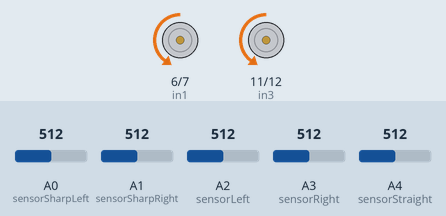
Bench run of a sketch on a simulated Arduino Uno, built with avr-gcc and run on an emulated ATmega328P. On the bench: motor-driver pin pairs drawn as motors (green arrow = first pin HIGH = forward, orange = second pin HIGH = backward, longer = more drive, scaled by the enable pin). The inputs (shaded band) are chosen by the test bench; at power-on: A0 (sensorSharpLeft) = 512, A1 (sensorSharpRight) = 512, A2 (sensorLeft) = 512, A3 (sensorRight) = 512, A4 (sensorStraight) = 512. What the sketch prints to the serial monitor is not drawn.

Above: at 0.2 s.
Timing chart, 0 to 1.7 s (numbered marks = the images above):
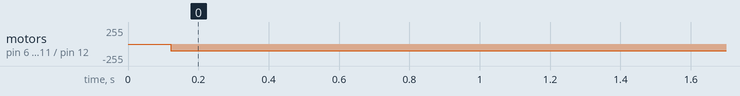

The sketch:

onesensor_and_one_motor.ino
```cpp
#include<string.h>


/*     we have 5 sensors arranged like this...


                                                                                   [2]
                                                                                   straight
                                                                     [1]                           [3]
                                                                     Left                          Right
                                                   [0]                                                              [4]
                                                   sharpLeft                                                        sharpRight


*we read from all 5 sensors with very small delays in between readings to prevent interference on the single ADC
*in this version we implemented 5 functions for motor motion (go straight, turn sharp left, turn left, turn sharpright, turn right, start/stop)
*left motor is motor A, right motor is motor B
*/

//reading variables for sensors
int readingSharpLeft;
int readingSharpRight;
int readingLeft;
int readingRight;
int readingStraight;


//booleans used in toggles
bool startmotion;
bool buttonpress0;
bool buttonpress1;


#define enA 9                    //enable motor A
#define enB 10                   //enable motor B
#define in1 6                    //for motor A
#define in2 7                    //for motor B
#define in3 11                   //for motor B
#define in4 12                   //for motor B
#define button 4


#define sensorSharpLeft A0
#define sensorSharpRight A1
#define sensorLeft A2
#define sensorRight A3
#define sensorStraight A4


int speedP;                       //speed of motor
int pwmOutputA = 0;
int pwmOutputB = 0;


void check_button()                   //assuming the button gives 1 when pressed down
{
  buttonpress0 = buttonpress1;
  buttonpress1 = digitalRead(button);
}


void turnSharpLeft()
{
  pwmOutputA = 40;
  pwmOutputB = 0;
  analogWrite(enA, pwmOutputA); // Send PWM signal to L298N Enable pin
  analogWrite(enB, pwmOutputB); // Send PWM signal to L298N Enable pin
  delay(20);
}


void turnSharpRight()
{
  pwmOutputB = 40;
  pwmOutputA = 0;
  analogWrite(enA, pwmOutputA); // Send PWM signal to L298N Enable pin
  analogWrite(enB, pwmOutputB); // Send PWM signal to L298N Enable pin
  delay(20);
}


void turnLeft()
{
  pwmOutputA = 80;
  pwmOutputB = 30;
  analogWrite(enA, pwmOutputA); // Send PWM signal to L298N Enable pin
  analogWrite(enB, pwmOutputB); // Send PWM signal to L298N Enable pin
  delay(20);
}


void turnRight()
{
  pwmOutputB = 80;
  pwmOutputA = 30;
  analogWrite(enA, pwmOutputA); // Send PWM signal to L298N Enable pin
  analogWrite(enB, pwmOutputB); // Send PWM signal to L298N Enable pin
  delay(20);
}

void goStraight()
{
  pwmOutputB = 100;
  pwmOutputA = 100;
  analogWrite(enA, pwmOutputA); // Send PWM signal to L298N Enable pin
  analogWrite(enB, pwmOutputB); // Send PWM signal to L298N Enable pin
  delay(20);
}


void setup(){
  Serial.begin(9600);
  delay(50);
  pinMode(A3, INPUT);
  pinMode(A4, INPUT);
  pinMode(A0, INPUT);
  pinMode(A2, INPUT);
  pinMode(A1, INPUT);


  pinMode(enA, OUTPUT);
  pinMode(in1, OUTPUT);
  pinMode(in2, OUTPUT);
  pinMode(in3, OUTPUT);
  pinMode(in4, OUTPUT);
  Serial.println("hello1");

//ASSUMING ONE DIRECTION ONLYYYYY
//IE (WHEN SHARP TURNING LEFT, WE HOLD ONE MOTOR AT SPEED 0 WHILE THE OTHER AT ANY SMALL SPEED)
  digitalWrite(in1, LOW);
  digitalWrite(in2, HIGH);

  digitalWrite(in3, LOW);
  digitalWrite(in4, HIGH);


  startmotion = false;


}

//dunno about those variables but they are used for timers instead of delays
unsigned long t0 = 0;
unsigned long t1 = 0;
bool flag = false;

void loop(){


  readingSharpLeft = analogRead(sensorSharpLeft);
  delay(10);
  readingSharpRight = analogRead(sensorSharpRight);
  delay(10);
  readingLeft = analogRead(sensorLeft);
  delay(10);
  readingRight = analogRead(sensorRight);
  delay(10);
  readingStraight = analogRead(sensorStraight);
  delay(10);

  Serial.println(readingSharpLeft);
  Serial.print("   ");
  Serial.print(readingLeft);
  Serial.print("    ");
  Serial.print(readingStraight);
  Serial.print("    ");
  Serial.print(readingRight);
  Serial.print("    ");
  Serial.print(readingSharpRight);
  Serial.print("    ");
  delay(20);


//toggle motion to start/stop,  when coming to a stop you don't do anything and stuck in an infinite loop, when starting from beginning you check for button press then start motion.
if((readingSharpLeft & readingSharpRight == 0) && (!startmotion))
{
  while(!startmotion)
  {
      check_button();
      if((buttonpress1 == false) && (buttonpress0 == true))
      {
        startmotion = true;
        break;
      }
  }
  goStraight();                                                     //we go straight until we get out of the start/stop pit
}

else
{

    startmotion = false;                                         //resetting the variable right after we get out of the start/stop pit

    if(readingSharpLeft == 0)
    {
      turnSharpLeft();
    }
    else if (readingSharpRight == 0)
    {
      turnSharpRight();
    }
    else if (readingLeft == 0)
    {
      turnLeft();
    }
    else if (readingRight == 0)
    {
      turnRight();
    }
    else goStraight();


}

//this is previous code

    /*
    while((readingSharpLeft != 0) && (readingSharpRight != 0))
    {

        while((readingLeft != 0) && (readingRight != 0))
        {
          goStraight();
        }

      if(readingLeft == 0)
      {
        turnLeft();
      }
      else if(readingRight == 0)
      {
        turnRight();
      }
    }

     if(readingSharpLeft == 0)
     {
        turnSharpLeft();
     }
     else if(readingSharpRight == 0)
     {
        turnSharpRight();
     }

      */


}
```

Measured:
- by itself, motor on pin 6 (in1) / pin 7 (in2), motor on pin 11 (in3) / pin 12 (in4): stopped → backward 100/255 at 0.12 s
